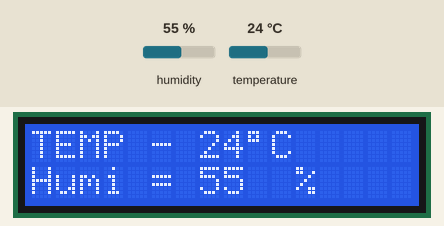
A sketch run on a simulated Arduino Uno, built with avr-gcc and run on an emulated ATmega328P. Shown: 16×2 character LCD. The test bench sets the inputs (shaded band); at power-on: humidity 55 %, temperature 24 °C. What the sketch prints to the serial monitor is not drawn.

Above: at 1.2 s.
1.3 s: humidity set to 22 %
At 2.9 s:
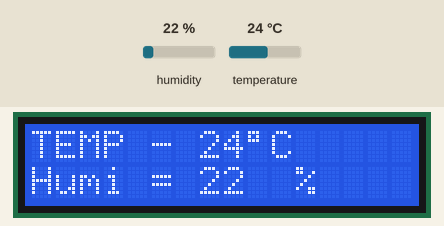
5.1 s: temperature set to 12 °C
At 6.8 s:
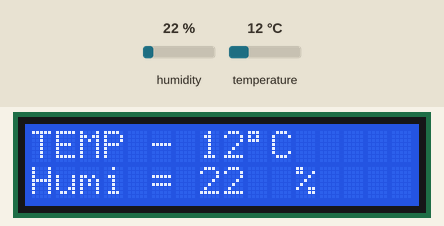
8.6 s: humidity set to 40 %
At 9.8 s:
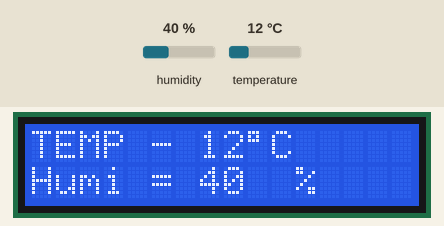
12.1 s: temperature set to 19 °C
At 13.8 s:
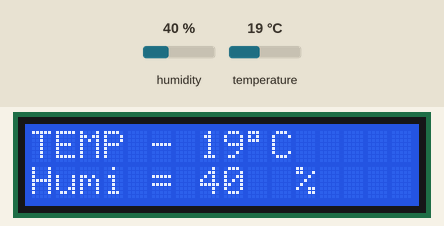
Timing chart, 0 to 15.3 s (numbered marks = the images above; inputs shaded):
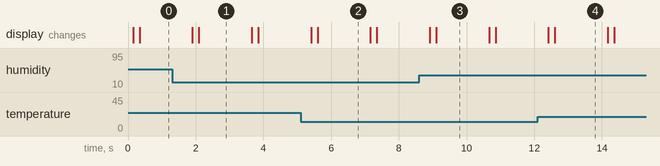

Measured:
- after the input at 1.3 s, the display: first differs from a run without the input after 0.79 s (image 1)
- after the input at 5.1 s, the display: first differs from a run without the input after 0.50 s (image 2)
- after the input at 8.6 s, the display: first differs from a run without the input after 0.50 s (image 3)
- after the input at 12.1 s, the display: first differs from a run without the input after 0.51 s (image 4)
- what the display in image 1 shows lasts 1.6 s, from 2.1 s to 3.7 s

The sketch:

DHT11_LCD.ino
```cpp
#include <SimpleDHT.h>
#include <Wire.h>
#include <LiquidCrystal_I2C.h>
LiquidCrystal_I2C lcd(0x27,16,2);  // set the LCD address to 0x3F for a 16 chars and 2 line display
// for DHT11,
//      VCC: 5V or 3V
//      GND: GND
//      DATA: 2
int pinDHT11 = 2;
SimpleDHT11 dht11(pinDHT11);

void setup() {
  Serial.begin(115200);
  lcd.init();
  // Print a message to the LCD.
  lcd.backlight();
  lcd.setCursor(3,0);
  lcd.print("Hello, world!");
  lcd.setCursor(2,1);
  lcd.print("Myeungmun !");

}

void loop() {
  lcd.init();
  // Print a message to the LCD.
  //lcd.backlight();
  // start working...
  Serial.println("=================================");
  Serial.println("Sample DHT11...");

  // read without samples.
  byte temperature = 0;
  byte humidity = 0;
  int err = SimpleDHTErrSuccess;
  if ((err = dht11.read(&temperature, &humidity, NULL)) != SimpleDHTErrSuccess) {
    Serial.print("Read DHT11 failed, err="); Serial.print(SimpleDHTErrCode(err));
    Serial.print(","); Serial.println(SimpleDHTErrDuration(err)); delay(1000);
    return;
  }

  Serial.print("Sample OK: ");
  Serial.print((int)temperature); Serial.print(" *C, ");
  Serial.print((int)humidity); Serial.println(" H");
int t=temperature;
  lcd.init();
  lcd.init();
  lcd.clear();
  // Print a message to the LCD.
  lcd.backlight();
  lcd.setCursor(0,0);
  lcd.print("TEMP - ");
  lcd.setCursor(7,0);
  lcd.print(t);
  lcd.setCursor(9,0);
  lcd.write(223);
  lcd.setCursor(10,0);
  lcd.println("C");
 lcd.setCursor(11,0);
  lcd.println("    ");
  lcd.setCursor(0,1);
  lcd.print("Humi = ");
  lcd.setCursor(7,1);
  lcd.println(humidity);
  lcd.setCursor(11,1);
  lcd.print("%");
  // DHT11 sampling rate is 1HZ.
  delay(1500);
}
```
